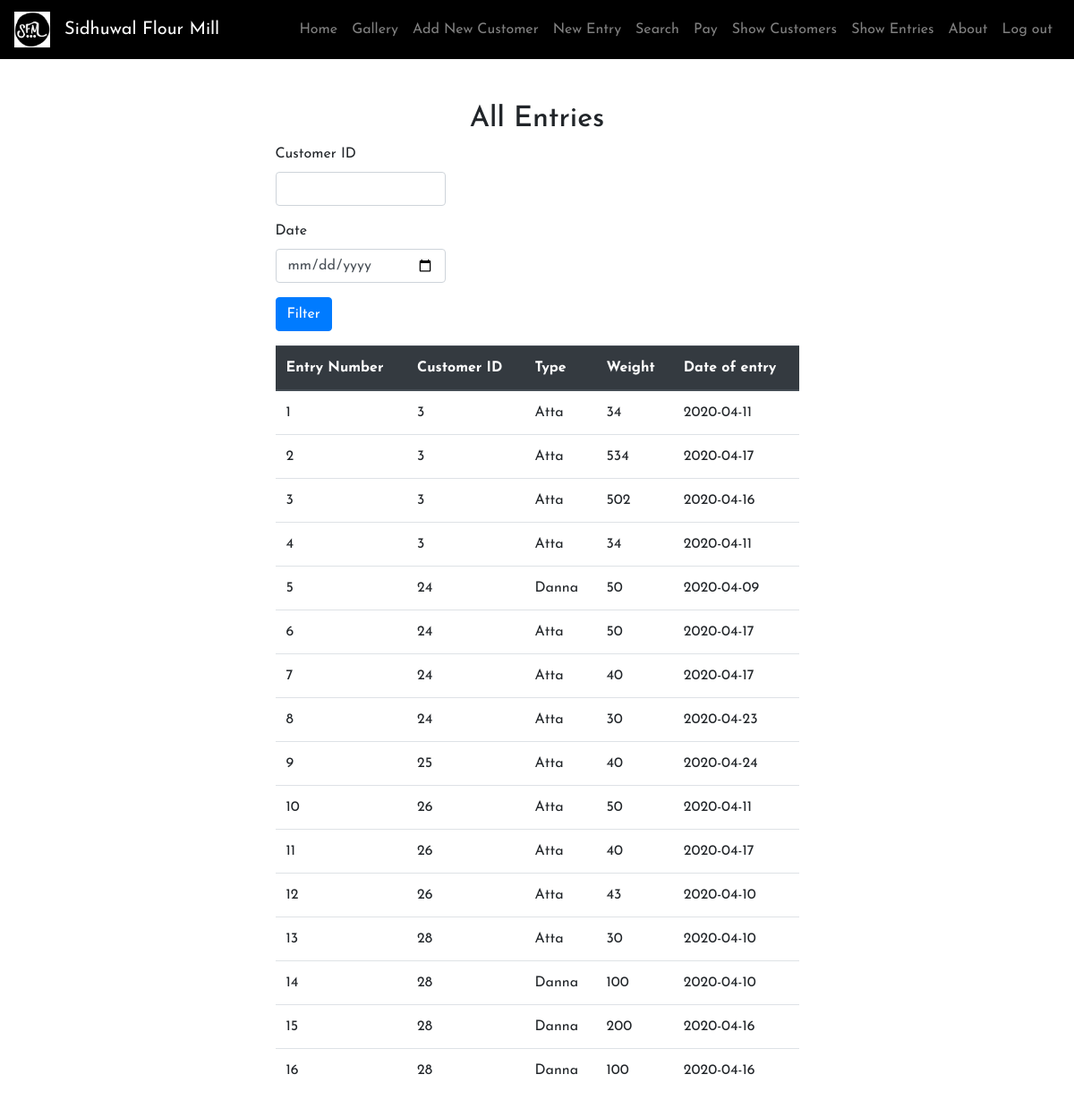
/entries.php (signed in), run on the app's committed database.
### tables this page shows
CREATE TABLE `entry` (
  `entryID` int(11) NOT NULL,
  `entryDate` date DEFAULT NULL,
  `type` varchar(25) NOT NULL,
  `weight` int(11) NOT NULL,
  `customerID` int(11) DEFAULT NULL
);

### entries.php (the view, shortened to what this page needs)
<?php
$customerID ="";
 $customerID_err ="";
?>
<?php
include "config.php";
?>
<!doctype html>
<html>
  <head>
    <link rel="stylesheet" href="https://maxcdn.bootstrapcdn.com/bootstrap/4.4.1/css/bootstrap.min.css">
    <link rel="stylesheet" type="text/css" href="css/style.css">
    <link rel="stylesheet" type="text/css" href="css/selectOption.css">
  </head>
  <body >
    <?php include "menu.php"; ?>
    <section class="my-5">
      <div class="wrapper container-fluid">
        <h2 class="text-center" >All Entries</h2>
        <div class="w-50 m-auto" >
          <form method='post' action='' class="justify-content-center">
            <div class="justify-content-center">
            <div class="form-group <?php echo (!empty($customerID_err)) ? 'has-error' : ''; ?>">
             <label>Customer ID</label>
              <input type="text" name="customerID" class="form-control" style=" width: 190px; " value="<?php echo $customerID; ?>">
            </div>
            <div class="form-group ">
              <label >Date</label>
              <input type="date" name="entryDate" max="3000-12-31"
              min="1000-01-01" class="form-control " style=" width: 190px; " value="<?php echo $entryDate; ?>">
            </div>
            <div class="form-group">
              <input type="submit" class="btn btn-primary" value="Filter" name="filter">
            </div>
            </div>
          </form>
          <div class="table-responsive" >
            <table class="table">
              <thead class="thead-dark">
                <tr>
                  <th>Entry Number</th>
                  <th>Customer ID</th>
                  <th>Type</th>
                  <th>Weight</th>
                  <th>Date of entry</th>
                </tr>
                <?php
                $emp_query = "SELECT * FROM entry where 1";
                $entryRecord = mysqli_query($link,$emp_query);
                if($entryRecord->num_rows > 0){
                while($entry = mysqli_fetch_assoc($entryRecord)){
                $customerID = $entry['customerID'];
                $entryID = $entry['entryID'];
                $entryDate = $entry['entryDate'];
                $weight = $entry['weight'];
                $type = $entry['type'];
                echo "<tr>";
                  echo "<td>". $entryID ."</td>";
                  echo "<td>". $customerID ."</td>";
                  echo "<td>". $type ."</td>";
                  echo "<td>". $weight ."</td>";
                  echo "<td>". $entryDate ."</td>";
                echo "</tr>";
                }
                }else{
                echo "<tr>";
                  echo "<td colspan='5'>No record found.</td>";
                echo "</tr>";
                }
                ?>
              </thead>
            </table>
          </div>
        </div>
      </div>
    </section>
  </body>
</html>

### css/style.css (style rules this page uses)
* { margin: 0;padding: 0;box-sizing: border-box; font-family: 'Josefin Sans', sans-serif; }

### data on the page
entry: entryID "1", customerID "3", type "Atta", weight "34", entryDate "2020-04-11"
entry: entryID "2", customerID "3", type "Atta", weight "534", entryDate "2020-04-17"
entry: entryID "3", customerID "3", type "Atta", weight "502", entryDate "2020-04-16"
entry: entryID "4", customerID "3", type "Atta", weight "34", entryDate "2020-04-11"
entry: entryID "5", customerID "24", type "Danna", weight "50", entryDate "2020-04-09"
entry: entryID "6", customerID "24", type "Atta", weight "50", entryDate "2020-04-17"
entry: entryID "7", customerID "24", type "Atta", weight "40", entryDate "2020-04-17"
entry: entryID "8", customerID "24", type "Atta", weight "30", entryDate "2020-04-23"
entry: entryID "9", customerID "25", type "Atta", weight "40", entryDate "2020-04-24"
entry: entryID "10", customerID "26", type "Atta", weight "50", entryDate "2020-04-11"
entry: entryID "11", customerID "26", type "Atta", weight "40", entryDate "2020-04-17"
entry: entryID "12", customerID "26", type "Atta", weight "43", entryDate "2020-04-10"
entry: entryID "13", customerID "28", type "Atta", weight "30", entryDate "2020-04-10"
entry: entryID "14", customerID "28", type "Danna", weight "100", entryDate "2020-04-10"
entry: entryID "15", customerID "28", type "Danna", weight "200", entryDate "2020-04-16"
entry: entryID "16", customerID "28", type "Danna", weight "100", entryDate "2020-04-16"
